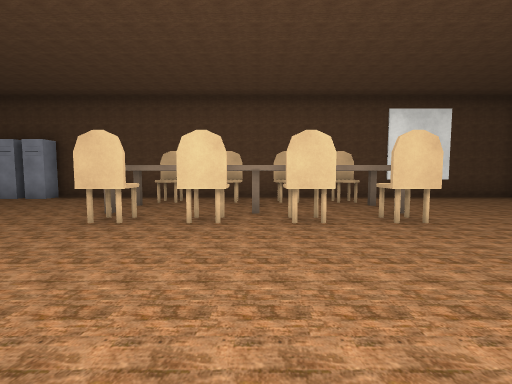
[1] (above)

17 first-person views from a walk through a Unity game level. The camera is 1.4 m above the floor, tilts 4° down and sees 90° across. Doors are open. The floor is counted in squares, 2 m on a side. Each view is taken from the middle of a square. On the plan, view 1 faces up. The plan holds only what a view shows up to about 9 squares ahead; the rest is blank. The place goes on beyond the plan. Some surface patterns are stand-ins.

[2]
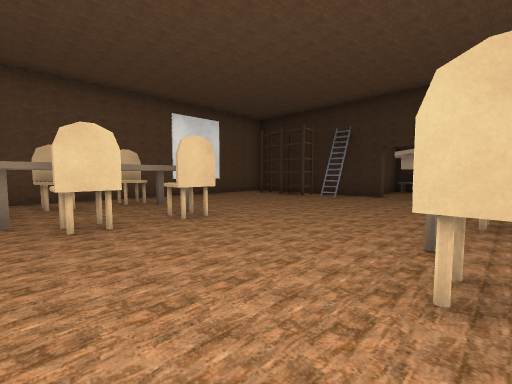

[3]
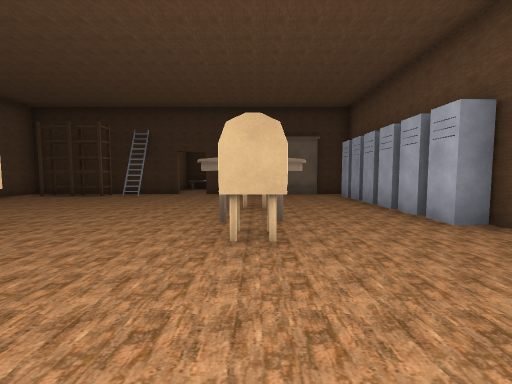

[4]
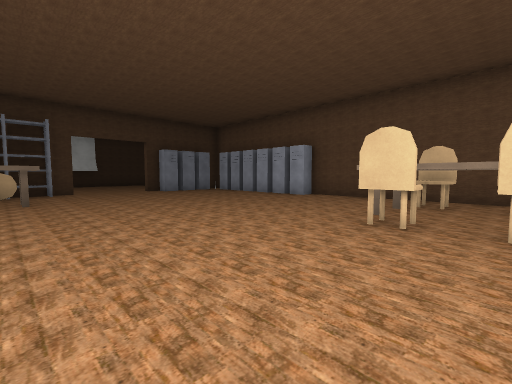

[5]
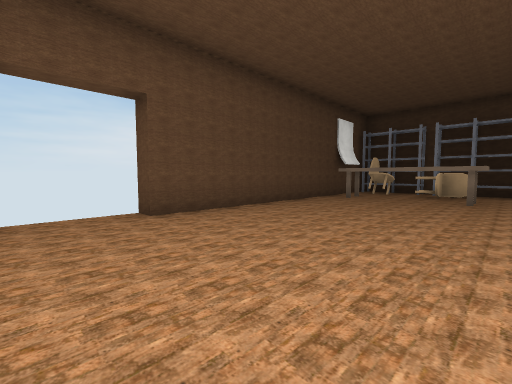

[6]
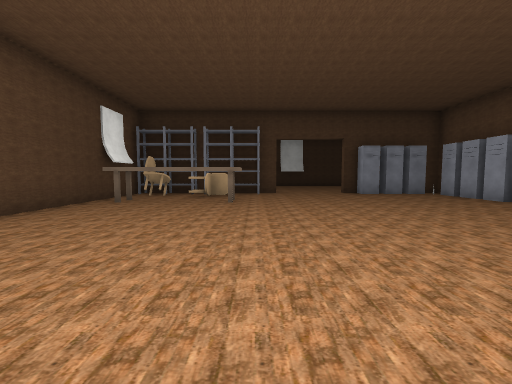

[7]
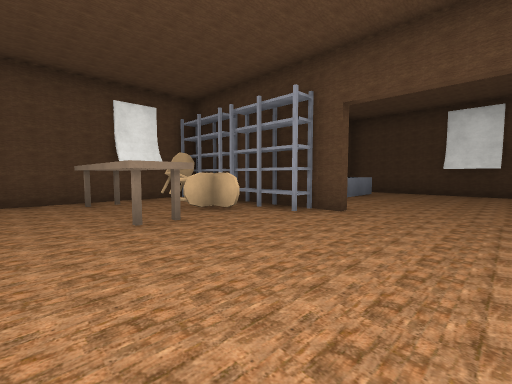

[8]
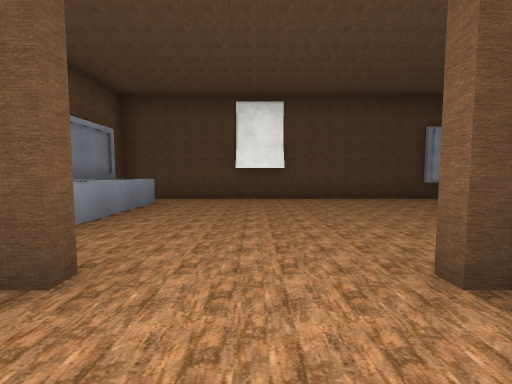

[9]
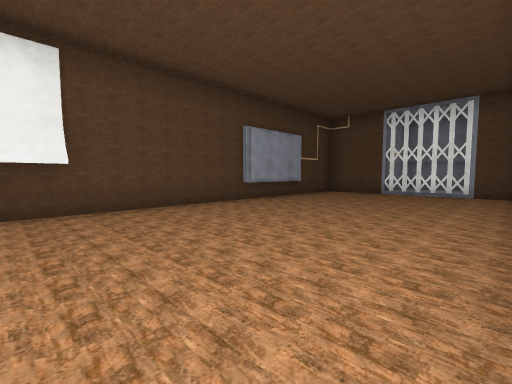

[10]
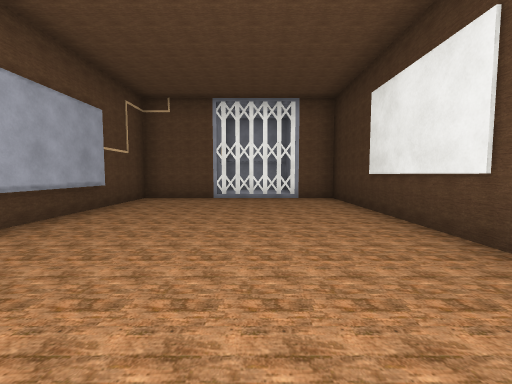

[11]
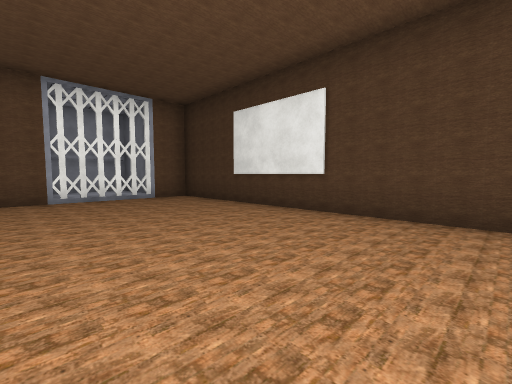

[12]
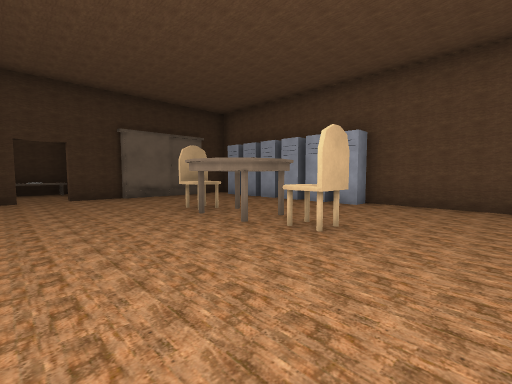

[13]
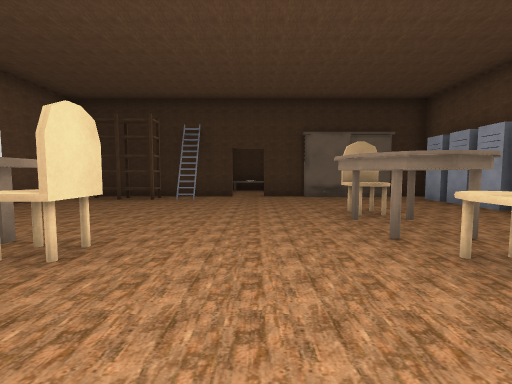

[14]
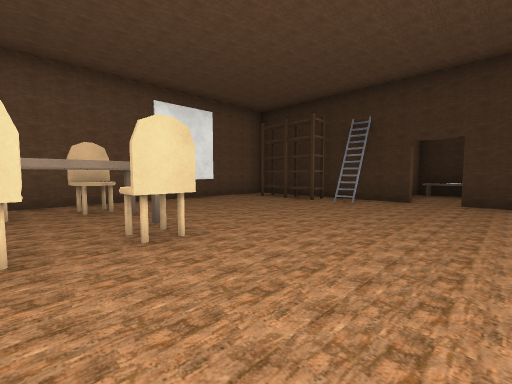

[15]
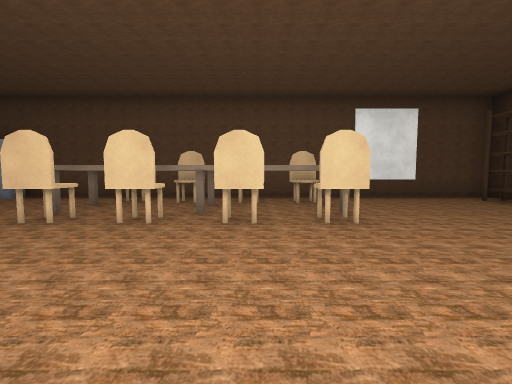

[16]
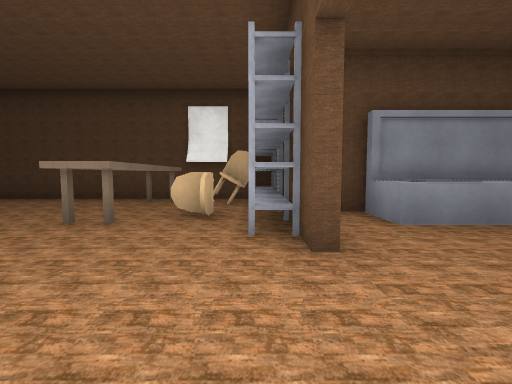

[17]
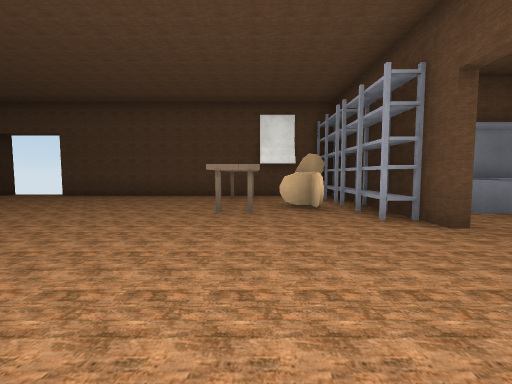

### Floor plan
Points are (right, up) in squares from view 1. A wall is a line through its corners. A room is listed if a view was taken in it or the views show most of it. See-through windows are left out.
Room 1 (views 1, 2, 3, 4, 5, 6, 7, 8, 9, 10, 11, 12, 13, 14, 15, 16, 17)
walls: (-6.8, 7.2) (-7.3, 7.2); (-8.4, 7.2) (-9, 7.2); (-9.1, 7.2) (-9.9, 7.2); (-11, 5.4) (-11, 4.7); (-2.4, 7.7) (-5.9, 7.7) (-5.9, 7.2) (-6.6, 7.2); (-11.5, 0.6) (-11.5, -2.9); (-11.8, 4.9) (-11.8, 12.5) (-17.2, 12.5) (-17.2, 10.4); (-11, 6.5) (-11, 5.5); (0.4, 4.3) (-0.2, 4.3); (-13.1, -0.7) (-12.5, -0.7); (-0.8, -3.2) (2.5, -3.2) (2.5, -2.7) (3.1, -2.7); (-11.5, -3.2) (-2.8, -3.2); (3.3, -3.3) (3.3, -2.7) (4.7, -2.7); (4.9, -2.7) (6.4, -2.7); (-17.1, 9.5) (-17.1, 7.9); (-17.2, 9.5) (-17.2, -0.7) (-16.8, -0.7); (6.5, -2.7) (7.1, -2.7); (8, 2.6) (8, 7.7) (0.6, 7.7); (8, 0.5) (8, 1.8); (8, -3.4) (8, -2.1)
ways out: opening at (-1, 7) to room 2; gap at (-14, 13) to room 3; open door at (-1.5, -3); open door at (8, 2.5); gap at (-3, -4)
objects: other object (-16, 0) to (-13, 0); other object (-11, -2) to (-10, -2); other object (-11, -1); other object (-11, 0) to (-11, 1); other object (-10, -1) to (-10, 0); other object (-9, -2) to (-9, 0); other object (-2, 4); other object (-1, 4); other object (1, 4); other object (1, 6); other object (2, 0); other object (2, 4); other object (2, 6); other object (3, 0) to (3, 1); other object (4, 0) to (5, 0); other object (7, 4); other object (7, 5) to (7, 6); other object (8, 0)
Room 2 (no view inside)
walls: (0.6, 7.7) (-2.4, 7.7)
ways out: opening at (-1, 7) to room 1
objects: other object (-2, 6); other object (-1, 6)
Room 3 (no view inside)
walls: (-12.9, 12.5) (-12.9, 14.7) (-15, 14.7)
ways out: gap at (-14, 13) to room 1

Where each view was taken, in squares from view 1:
view 1: 0 up, 0 right, facing up
view 2: 0 up, 0 right, facing up-right
view 3: 0 up, 1 left, facing right
view 4: 0 up, 1 left, facing up-left
view 5: 1 up, 1 left, facing down-left
view 6: 1 up, 2 left, facing left
view 7: 4 up, 7 left, facing down-left
view 8: 3 up, 10 left, facing left
view 9: 3 up, 12 left, facing up-left
view 10: 5 up, 14 left, facing up
view 11: 5 up, 16 left, facing up-right
view 12: 3 up, 0 right, facing down-right
view 13: 2 up, 0 right, facing right
view 14: 1 up, 1 right, facing up-right
view 15: 0 up, 1 right, facing up
view 16: 4 up, 11 left, facing down
view 17: 5 up, 9 left, facing down
